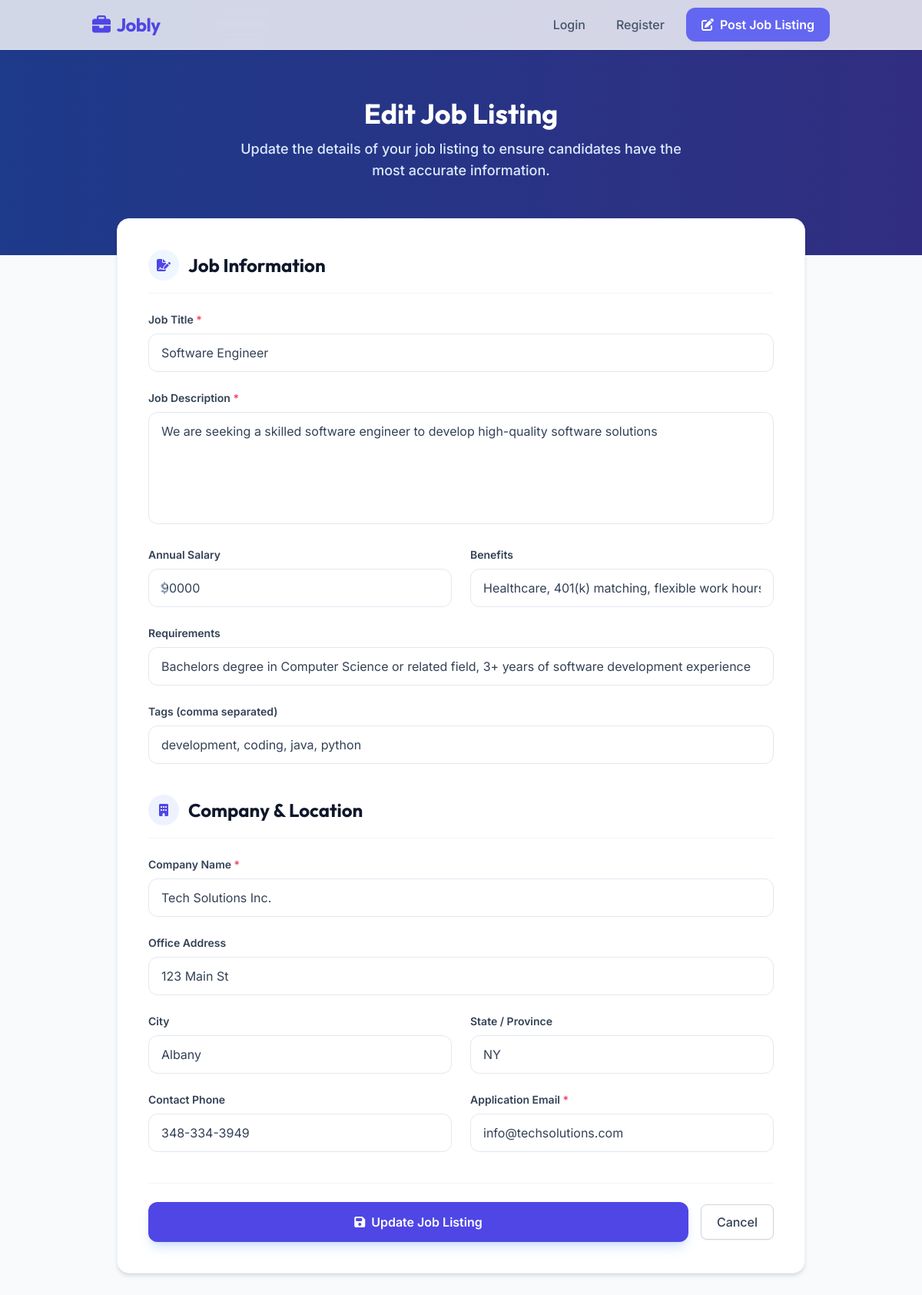
The app's page /edit-job.php?id=1 with its own data.
### tables this page shows
CREATE TABLE IF NOT EXISTS job_listings (
    id INT AUTO_INCREMENT PRIMARY KEY,
    user_id INT NOT NULL,
    title VARCHAR(255) NOT NULL,
    description TEXT NOT NULL,
    salary VARCHAR(255),
    tags VARCHAR(255),
    company VARCHAR(255),
    address VARCHAR(255),
    city VARCHAR(255),
    state VARCHAR(255),
    phone VARCHAR(255),
    email VARCHAR(255),
    requirements TEXT,
    benefits TEXT,
    created_at TIMESTAMP DEFAULT CURRENT_TIMESTAMP,
    FOREIGN KEY (user_id) REFERENCES users(id) ON DELETE CASCADE
);

### edit-job.php (the view, shortened to what this page needs)
<?php
require 'db.php';
$id = $_GET['id'] ?? null;
$stmt = $pdo->prepare("SELECT * FROM job_listings WHERE id = :id");
$stmt->execute(['id' => $id]);
$listing = $stmt->fetch();
?>
<!DOCTYPE html>
<html lang="en">
<head>
  <link rel="stylesheet" href="https://cdnjs.cloudflare.com/ajax/libs/font-awesome/6.4.2/css/all.min.css" />
  <link rel="stylesheet" href="css/style.css?v=2" />
  <link rel="stylesheet" href="css/custom.css?v=2" />
</head>
<body class="bg-slate-50 text-slate-800 font-sans antialiased pb-24">
  <header class="glass-nav fixed top-0 w-full z-50">
    <div class="container mx-auto px-4 sm:px-6 lg:px-8 flex justify-between items-center h-16">
      <h1 class="text-2xl font-bold font-display tracking-tight text-brand-600">
        <a href="index.php" class="flex items-center gap-2">
          <i class="fa-solid fa-briefcase"></i> Jobly
        </a>
      </h1>
      <nav class="space-x-2 md:space-x-4 flex items-center">
        <a href="login.php"
          class="text-slate-600 hover:text-brand-600 font-medium px-3 py-2 rounded-lg transition-colors">Login</a>
        <a href="register.php"
          class="hidden sm:inline-block text-slate-600 hover:text-brand-600 font-medium px-3 py-2 rounded-lg transition-colors">Register</a>
        <a href="post-job.php" class="btn-primary space-x-2">
          <i class="fa fa-edit"></i> <span class="hidden sm:inline">Post Job Listing</span>
        </a>
      </nav>
    </div>
  </header>
  <section class="bg-gradient-to-r from-brand-900 to-indigo-900 pt-32 pb-24 text-center">
    <div class="container mx-auto px-4">
      <h2 class="text-3xl md:text-4xl font-display font-bold text-white mb-3">Edit Job Listing</h2>
      <p class="text-brand-100 text-lg font-medium max-w-xl mx-auto">
        Update the details of your job listing to ensure candidates have the most accurate information.
      </p>
    </div>
  </section>
  <section class="flex justify-center -mt-12 px-4 relative z-10">
    <div class="bg-white p-6 md:p-10 rounded-3xl shadow-xl shadow-brand-900/5 border border-slate-100 w-full max-w-4xl">
      <form method="POST">
        <div class="mb-10">
          <div class="flex items-center gap-3 mb-6 pb-4 border-b border-slate-100">
            <div class="w-10 h-10 rounded-full bg-brand-50 text-brand-600 flex items-center justify-center">
              <i class="fa-solid fa-file-signature"></i>
            </div>
            <h2 class="text-2xl font-bold font-display text-slate-900">
              Job Information
            </h2>
          </div>
          <div class="grid grid-cols-1 md:grid-cols-2 gap-6 mb-6">
            <div class="md:col-span-2">
              <label class="block text-sm font-semibold text-slate-700 mb-2">Job Title <span
                  class="text-rose-500">*</span></label>
              <input type="text" name="title" value="<?= htmlspecialchars($listing['title']) ?>" placeholder="e.g. Senior Software Engineer" class="input-field"
                required />
            </div>
            <div class="md:col-span-2">
              <label class="block text-sm font-semibold text-slate-700 mb-2">Job Description <span
                  class="text-rose-500">*</span></label>
              <textarea name="description" placeholder="Describe the responsibilities and role..." rows="5"
                class="input-field resize-none" required><?= htmlspecialchars($listing['description']) ?></textarea>
            </div>
            <div>
              <label class="block text-sm font-semibold text-slate-700 mb-2">Annual Salary</label>
              <div class="relative">
                <i class="fa-solid fa-dollar-sign text-slate-400 absolute left-4 top-1/2 -translate-y-1/2"></i>
                <input type="text" name="salary" value="<?= htmlspecialchars($listing['salary']) ?>" placeholder="80,000" class="input-field pl-9" />
              </div>
            </div>
            <div>
              <label class="block text-sm font-semibold text-slate-700 mb-2">Benefits</label>
              <input type="text" name="benefits" value="<?= htmlspecialchars($listing['benefits']) ?>" placeholder="e.g. Healthcare, 401(k), Remote" class="input-field" />
            </div>
            <div class="md:col-span-2">
              <label class="block text-sm font-semibold text-slate-700 mb-2">Requirements</label>
              <input type="text" name="requirements" value="<?= htmlspecialchars($listing['requirements']) ?>"
                placeholder="e.g. 5+ YOE in Web Development, BA in Computer Science" class="input-field" />
            </div>
            <div class="md:col-span-2">
              <label class="block text-sm font-semibold text-slate-700 mb-2">Tags (comma separated)</label>
              <input type="text" name="tags" value="<?= htmlspecialchars($listing['tags']) ?>" placeholder="e.g. development, coding, java" class="input-field" />
            </div>
          </div>
        </div>
        <div class="mb-10">
          <div class="flex items-center gap-3 mb-6 pb-4 border-b border-slate-100">
            <div class="w-10 h-10 rounded-full bg-indigo-50 text-indigo-600 flex items-center justify-center">
              <i class="fa-solid fa-building"></i>
            </div>
            <h2 class="text-2xl font-bold font-display text-slate-900">
              Company & Location
            </h2>
          </div>
          <div class="grid grid-cols-1 md:grid-cols-2 gap-6 mb-6">
            <div class="md:col-span-2">
              <label class="block text-sm font-semibold text-slate-700 mb-2">Company Name <span
                  class="text-rose-500">*</span></label>
              <input type="text" name="company" value="<?= htmlspecialchars($listing['company']) ?>" placeholder="e.g. Jobly Technologies" class="input-field" required />
            </div>
            <div class="md:col-span-2">
              <label class="block text-sm font-semibold text-slate-700 mb-2">Office Address</label>
              <input type="text" name="address" value="<?= htmlspecialchars($listing['address']) ?>" placeholder="123 Innovation Drive" class="input-field" />
            </div>
            <div>
              <label class="block text-sm font-semibold text-slate-700 mb-2">City</label>
              <input type="text" name="city" value="<?= htmlspecialchars($listing['city']) ?>" placeholder="San Francisco" class="input-field" />
            </div>
            <div>
              <label class="block text-sm font-semibold text-slate-700 mb-2">State / Province</label>
              <input type="text" name="state" value="<?= htmlspecialchars($listing['state']) ?>" placeholder="CA" class="input-field" />
            </div>
            <div>
              <label class="block text-sm font-semibold text-slate-700 mb-2">Contact Phone</label>
              <input type="text" name="phone" value="<?= htmlspecialchars($listing['phone']) ?>" placeholder="+1 (555) 000-0000" class="input-field" />
            </div>
            <div>
              <label class="block text-sm font-semibold text-slate-700 mb-2">Application Email <span
                  class="text-rose-500">*</span></label>
              <input type="email" name="email" value="<?= htmlspecialchars($listing['email']) ?>" placeholder="jobs@company.com" class="input-field" required />
            </div>
          </div>
        </div>
        <div class="flex flex-col md:flex-row items-center gap-4 pt-6 border-t border-slate-100">
          <button type="submit"
            class="w-full md:w-auto bg-brand-600 hover:bg-brand-700 text-white font-semibold flex-grow py-3.5 rounded-xl shadow-lg shadow-brand-500/20 transition-all focus:ring-2 focus:ring-offset-2 focus:ring-brand-500 flex justify-center items-center gap-2">
            <i class="fa fa-save"></i> Update Job Listing
          </button>
          <a href="details.php?id=<?= $listing['id'] ?>"
            class="w-full md:w-auto btn-outline border-slate-200 text-slate-600 hover:bg-slate-50 px-8 py-3.5 justify-center rounded-xl">
            Cancel
          </a>
        </div>
      </form>
    </div>
  </section>
</body>
</html>

### css/custom.css (style rules this page uses)
:root { --color-brand: #6366f1; --color-brand-dark: #4f46e5; --color-header: #ffffff; --color-accent: #f59e0b; --color-page-bg: #f8fafc; --color-card-bg: #ffffff; --color-heading: #0f172a; --color-body-text: #334155; --color-tag-bg: #e0e7ff; --color-tag-text: #4338ca; --color-footer: #0f172a; --showcase-overlay: rgba(15, 23, 42, 0.6); }
:root { --font-heading: 'Outfit', sans-serif; --font-body: 'Inter', sans-serif; }
:root { --border-radius: 16px; --card-shadow: 0 4px 6px -1px rgb(0 0 0 / 0.1), 0 2px 4px -2px rgb(0 0 0 / 0.1); }
body { font-family: var(--font-body) !important; background-color: var(--color-page-bg) !important; color: var(--color-body-text) !important; }
h1, h2, h3, h4, h5, h6, .font-display { font-family: var(--font-heading) !important; }
.text-brand-600 { color: var(--color-brand-dark) !important; }
.bg-brand-600 { background-color: var(--color-brand-dark) !important; }
header.glass-nav { background-color: rgba(255, 255, 255, 0.8) !important; backdrop-filter: blur(12px) !important; border-bottom: 1px solid rgba(226, 232, 240, 0.8) !important; }
.btn-primary { background-color: var(--color-brand) !important; color: #ffffff !important; border-radius: 12px !important; font-weight: 600 !important; transition: all 0.2s ease !important; }
.bg-white.rounded-3xl.shadow-xl { background-color: var(--color-card-bg) !important; border-radius: var(--border-radius) !important; box-shadow: var(--card-shadow) !important; border: 1px solid #f1f5f9 !important; }

### records on screen
job_listings: title "Software Engineer", description "We are seeking a skilled software engineer to develop high-quality software solutions", salary "90000", benefits "Healthcare, 401(k) matching, flexible work hours", requirements "Bachelors degree in Computer Science or related field, 3+ years of software development experience", tags "development, coding, java, python", company "Tech Solutions Inc.", address "123 Main St", city "Albany", state "NY", phone "348-334-3949", email "info@techsolutions.com"
